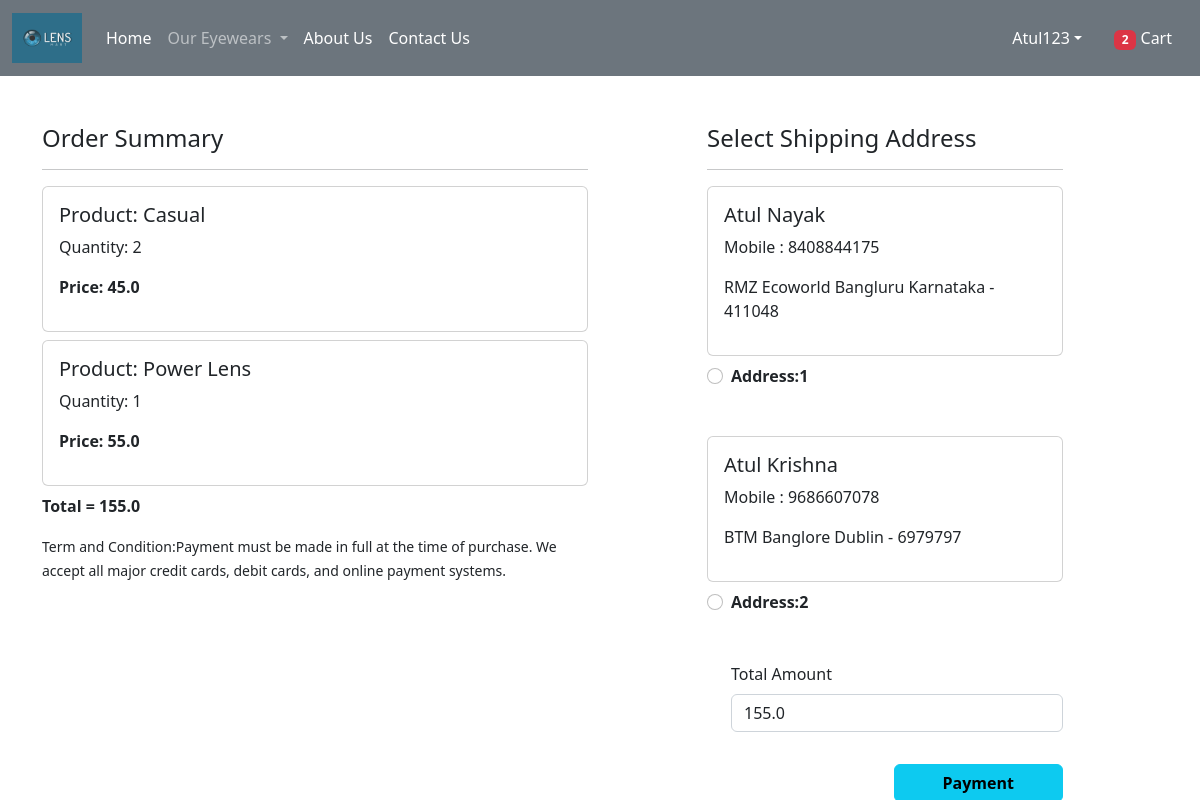
The app's page /checkout/ (signed in), older data.
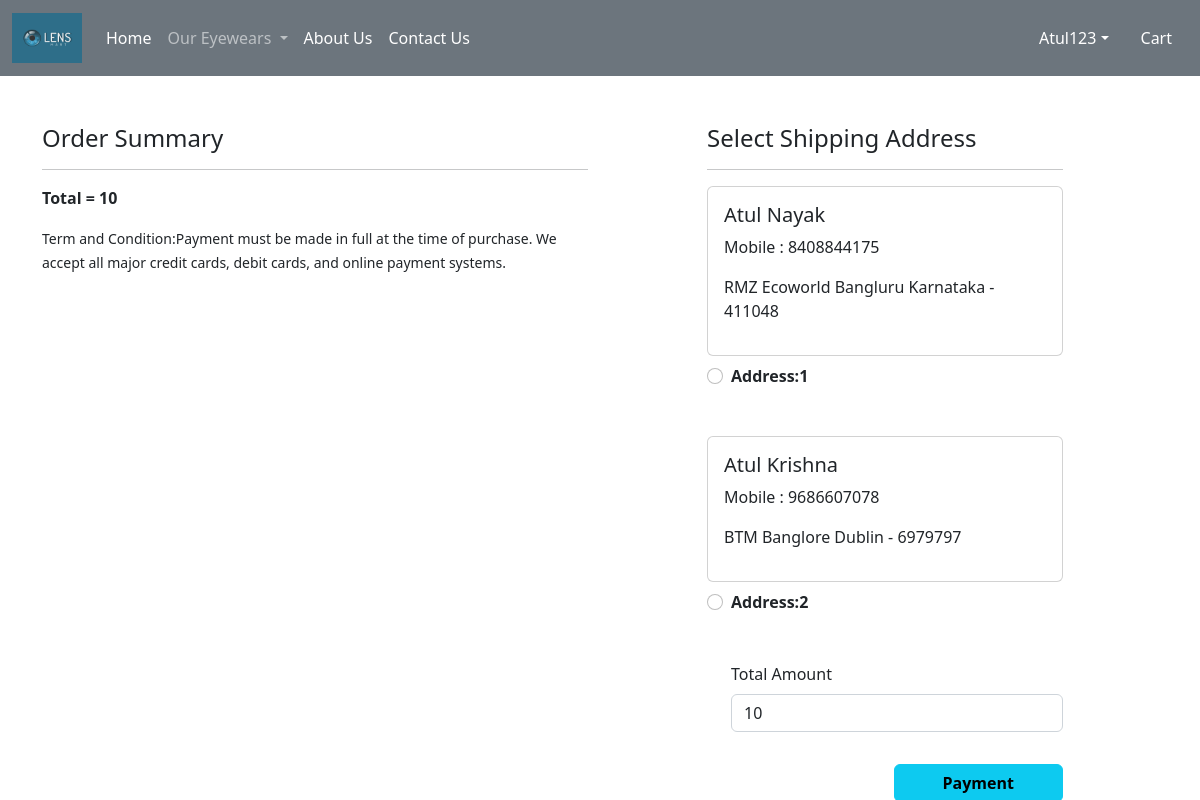
The same page, newer data.
### app/models.py (models this page shows, shortened)
class Cart(models.Model):
    user = models.ForeignKey(User,on_delete=models.CASCADE)
    product = models.ForeignKey(Product,on_delete=models.CASCADE)
    quantity = models.PositiveIntegerField(default=1)

class Product(models.Model):
    title = models.CharField(max_length=100)
    selling_price = models.FloatField()
    discounted_price = models.FloatField()
    description = models.TextField()
    composition = models.TextField(default='')
    prodapp = models.TextField(default='')
    category = models.CharField(choices=CATEGORY_CHOICES, max_length=2)
    product_image = models.ImageField(upload_to='product')

class Customer(models.Model):
    user = models.ForeignKey(User,on_delete=models.CASCADE)
    name = models.CharField(max_length=200)
    locality = models.CharField(max_length=200)
    city = models.CharField(max_length=50)
    mobile = models.IntegerField(default=0)
    zipcode = models.IntegerField()
    state = models.CharField(choices=STATE_CHOICES,max_length=100)

### app/views.py (the view, shortened to what this page needs)
# urls.py: path('checkout/', views.checkout.as_view(), name='checkout'),
@method_decorator(login_required,name='dispatch')
class checkout(View):
    def get(self,request):
        totalitem = 0
        if request.user.is_authenticated:
            totalitem = len(Cart.objects.filter(user=request.user))
        user=request.user
        add=Customer.objects.filter(user=user)
        cart_items=Cart.objects.filter(user=user)
        famount = 0
        for p in cart_items:
            value = p.quantity * p.product.discounted_price
            famount = famount + value
        totalamount = famount + 10
        razoramount = int(totalamount * 100)
        client = razorpay.Client(auth=(settings.RAZOR_KEY_ID, settings.RAZOR_KEY_SECRET))
        data = { "amount": razoramount, "currency": "INR", "receipt": "order_rcptid_12"}
        payment_response = client.order.create(data=data)
        print(payment_response)
        order_id = payment_response['id']
        order_status = payment_response['status']
        return render(request, 'app/checkout.html',locals())

### app/templates/app/checkout.html (shortened to what this page needs)
{% extends 'app/base.html' %}
{% load static %}
{% block main-content %}
<div class="container">
 <div class="row mt-5">
  <div class="col-sm-6">
    <h4>Order Summary</h4>
    <hr>
    {% for item in cart_items %}
      <div class="card mb-2">
        <div class="card-body">
          <h5>Product: {{item.product.title}}</h5>
          <p>Quantity: {{item.quantity}}</p>
          <p class="fw-bold">Price: {{item.product.discounted_price}}</p>
        </div>
      </div>
    {% endfor %}
    <p class="fw-bold">Total = {{totalamount}}</p>
    <small>Term and Condition:Payment must be made in full at the time of purchase. We accept all major credit cards, debit cards, and online payment systems. </small>
  </div>
  <div class="col-sm-4 offset-sm-1">
    <h4>Select Shipping Address</h4>
    <hr>
    <form  method="post" id="myform">
      {% for ad in add %}
      <div class="card">
        <div class="card-body">
        <h5>{{ad.name}}</h5>
        <p>Mobile : {{ad.mobile}}</p>
        <p>{{ad.locality}} {{ad.city}} {{ad.state}} - {{ad.zipcode}}</p>
        </div>
      </div>
        <div class="form-check mt-2 mb-5">
          <input class="form-check-input" type="radio" name="custid" id="custadd{{forloop.counter}}" value="{{ad.id}}">
          <label class="form-check-label fw-bold" for="custadd{{forloop.counter}}">
            Address:{{forloop.counter}} </label>
        </div>
      {% endfor %}
        <div class="form-check mb-3">
          <label for="totamount" class="form-label">Total Amount</label>
          <input type="number" class="form-control" name="totamount" value={{totalamount}} readonly>
        </div>
        <div class="text-end">
          <button id="rzp-button1" type="submit" class="btn btn-info mt-3 px-5 fw-bold">Payment</button>
        </div>
      </form>
    </div>
  </div>
</div>
{% endblock main-content %}

### app/templates/app/base.html (shortened to what this page needs)
<!DOCTYPE html>
{% load static %}
<html lang="en">
<head>
    <link href="https://cdn.jsdelivr.net/npm/bootstrap@5.2.2/dist/css/bootstrap.min.css" rel="stylesheet">
    <link rel="stylesheet" href="{% static 'app/css/owl.carousel.min.css' %}" />
    <link rel="stylesheet" href="{% static 'app/css/all.min.css' %}" />
    <link rel="stylesheet" href="{% static 'app/css/style.css' %}" />
</head>
<body>
    <nav class="navbar navbar-expand-lg navbar-dark bg-secondary">
        <div class="container-fluid">
          <a class="navbar-brand" href="#">
            <img src="{% static "app/images/Lensmart.webp" %}" width="70" height="50" />
          </a>
          <div class="collapse navbar-collapse" id="navbarSupportedContent">
            <ul class="navbar-nav me-auto mb-2 mb-lg-0">
              {% if request.user.is_authenticated %}
              <li class="nav-item">
                <a class="nav-link active" aria-current="page" href="/">Home</a>
              </li>
              <li class="nav-item dropdown">
                <a class="nav-link dropdown-toggle" href="#" role="button" data-bs-toggle="dropdown" aria-expanded="false">
                  Our Eyewears
                </a>
              </li>
              <li class="nav-item">
                <a class="nav-link text-white" href="#">About Us</a>
              </li>
              <li class="nav-item">
                <a class="nav-link text-white" href="#">Contact Us</a>
              </li>
            </ul>
          </div>
          <ul class="navbar-nav me-auto mb-2 mb-lg-0">
            <li class="nav-item dropdown mx-2">
                <a class="nav-link dropdown-toggle text-white" href="#" id="profileDropdown" role="button" data-bs-toggle="dropdown" aria-expanded="false">{{request.user.username|capfirst}}</a>
            </li>
            <li class="nav-item mx-2">
                <a href="{% url 'showcart' %}" class="nav-link text-white"><span class="badge bg-danger">{% if totalitem > 0 %} {{totalitem}} {% endif %}</span> Cart</a>
            </li>
            {% endif %}
          </ul>
        </div>
      </nav>
      {% block main-content %}{% endblock main-content %}
</body>
</html>

Row changes from the older to the newer data that the page shows:
removed Cart: product "Casual", quantity "2", product.discounted_price "45.0"
removed Cart: product "Power Lens", quantity "1", product.discounted_price "55.0"
Text that changed along with them:
{{ totalamount }}: "155.0" → "10"
form field totamount: "155.0" → "10"
{{ totalitem }}: "2" → (not shown)
